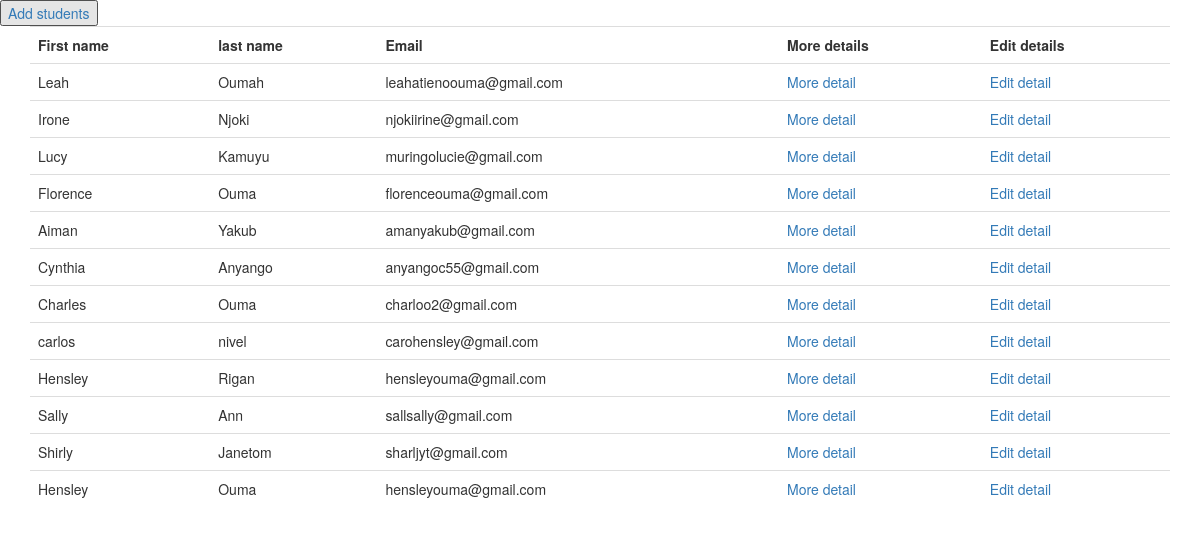
Page /students/list/ on the committed database.
### students/models.py (models this page shows, shortened)
class Students(models.Model):
    first_name=models.CharField(max_length=50)
    last_name=models.CharField(max_length=50)
    date_of_birth=models.DateField()
    gender=models.CharField(max_length=20)
    registration_number=models.CharField(max_length=20)
    email=models.EmailField(max_length=70)
    phone_number=models.CharField(max_length=30)
    date_joined =models.DateField()
    image=models.ImageField(upload_to="profile_image",blank=True)
    courses=models.ManyToManyField(Course)

### students/views.py (the view)
# urls.py: path("list/",list_students,name="list_students"),
def list_students(request):
    students= Students.objects.all()
    return render(request,"list_students.html",{"students":students})

### students/templates/list_students.html (shortened to what this page needs)
<!DOCTYPE html>
<html>
<head>
 <link rel="stylesheet" href="https://maxcdn.bootstrapcdn.com/bootstrap/3.4.0/css/bootstrap.min.css">
</head>
<body>
	<button><a href="/students/add">Add students</a></button>
	<div class="container">
	<table class="table">
		<tr>
		<th>First name</th>
		<th>last name</th>
		<th>Email</th>
		<th>More details</th>
		<th>Edit details</th>
		</tr>
		{%for students in students %}
     <tr>
     	<td>{{students.first_name}}</td>
     	<td>{{students.last_name}}</td>
     	<td>{{students.email}}</td>
     	<td><a href="/students/detail/{{students.pk}}/">More detail</a></td>
     	<td><a href="/students/edit/{{students.pk}}/">Edit detail</a></td>
    </tr>
    {%endfor%}
	</table>
</body>
</html>

### rows in the picture
Students: first_name "Leah", last_name "Oumah", email "leahatienoouma@gmail.com"
Students: first_name "Irone", last_name "Njoki", email "njokiirine@gmail.com"
Students: first_name "Lucy", last_name "Kamuyu", email "muringolucie@gmail.com"
Students: first_name "Florence", last_name "Ouma", email "florenceouma@gmail.com"
Students: first_name "Aiman", last_name "Yakub", email "amanyakub@gmail.com"
Students: first_name "Cynthia", last_name "Anyango", email "anyangoc55@gmail.com"
Students: first_name "Charles", last_name "Ouma", email "charloo2@gmail.com"
Students: first_name "carlos", last_name "nivel", email "carohensley@gmail.com"
Students: first_name "Hensley", last_name "Rigan", email "hensleyouma@gmail.com"
Students: first_name "Sally", last_name "Ann", email "sallsally@gmail.com"
Students: first_name "Shirly", last_name "Janetom", email "sharljyt@gmail.com"
Students: first_name "Hensley", last_name "Ouma", email "hensleyouma@gmail.com"
